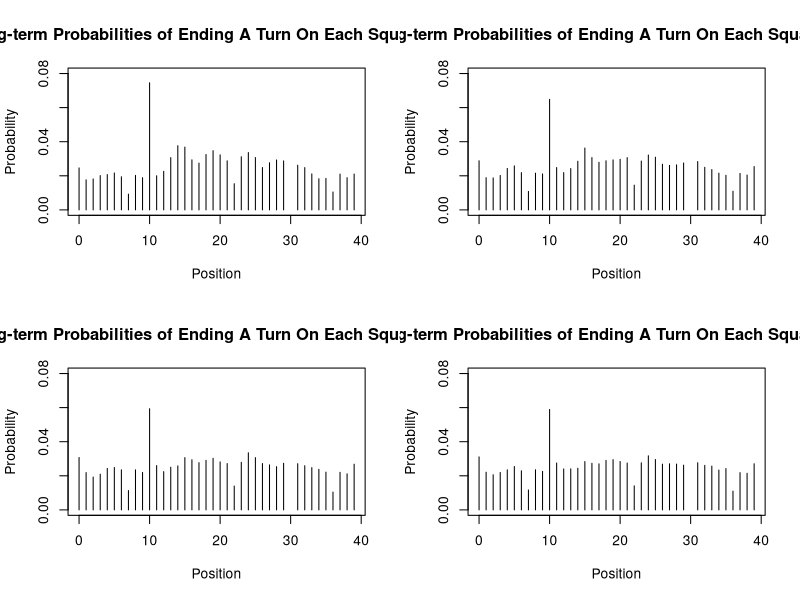

This figure's R source: (Note: a time limit stopped this script after it produced the figure.)
#
# a function that simulates n turns with a d sided dice
simulate_monopoly=function(n,d){
  chance_pos=sample(0:15,1) #shuffle the CH pile
  CC_pos=sample(0:15,1) # shuffle the CC pile
  position=0 # set the default
  doubles=0 # set the default
  save_pos=numeric(n+1) # set the default
  for (i in 1:n){   # loop for n turns
    dice1=sample(1:d,1) # throw the dice1
    dice2=sample(1:d,1) # throw the dice2
    if (dice1==dice2){    # count the doubles
      doubles=doubles+1
    }else{
      doubles=0
    }
    if (doubles>2){ # if doubles >2, then go to jail
      position=10
      doubles=0
    }else {
      position=(dice1+dice2+position)%%40 # get the position

      if (position==2|position==17|position==33){  # landing on CC and picking a card
        CC=c(0,10)
        CC_pos=(CC_pos)%%16+1
        if (CC_pos<2){
          position=CC[CC_pos]
        }
      }
      if (position==7|position==22|position==36){ # landing on CH and picking a card
        chance=c(0,10,11,24,39,5)
        chance_pos=(chance_pos)%%16+1
        if (chance_pos<6){
          position=chance[chance_pos]
        }
        if (chance_pos==6|chance_pos==7){
          if (position==7){
            position=15
          }
          if (position==22){
            position=25
          }
          if (position==36){
            position=5
          }
        }
        if (chance_pos==8){
          if (position==12){
            position=28
          }
          if (position==28){
            position=12
          }
        }
        if (chance_pos==9){
          position=position-3
        }
        
      }
      if (position==30){ # landing on G2J and go to jail
        position=10
      }
      
    }
    save_pos[i+1]=position # save the current position
  }
  save_pos
}

table(simulate_monopoly(1000,6))
a=as.data.frame(prop.table(table(simulate_monopoly(1000,6))))
a
sum(a$Freq)

#

# esimate the long-term probabilities of ending a turn on each square
estimate_monopoly=function(pos){
  df=as.data.frame(prop.table(table(pos)))
  df$pos=as.numeric(as.character(df$pos))
  df
}

# the long-term probabilities of ending a turn on each square for different sided dices
prob_3side=estimate_monopoly(simulate_monopoly(100000,3)) 
prob_4side=estimate_monopoly(simulate_monopoly(100000,4))
prob_4side[order(-prob_4side$Freq),] # order the long-term probabilities of 4 sided dice
prob_5side=estimate_monopoly(simulate_monopoly(100000,5))
prob_6side=estimate_monopoly(simulate_monopoly(100000,6))
prob_6side[order(-prob_6side$Freq),] # order the long-term probabilities of 6 sided dice

# plot the long-term probabilities
par(mfrow=c(2,2))
plot(prob_3side$pos,prob_3side$Freq,type="h",main="The Long-term Probabilities of Ending A Turn On Each Square (3 Sided)",xlab="Position",ylab="Probability",ylim=c(0,0.08))
plot(prob_4side$pos,prob_4side$Freq,type="h",main="The Long-term Probabilities of Ending A Turn On Each Square (4 Sided)",xlab="Position",ylab="Probability",ylim=c(0,0.08))
plot(prob_5side$pos,prob_5side$Freq,type="h",main="The Long-term Probabilities of Ending A Turn On Each Square (5 Sided)",xlab="Position",ylab="Probability",ylim=c(0,0.08))
plot(prob_6side$pos,prob_6side$Freq,type="h",main="The Long-term Probabilities of Ending A Turn On Each Square (6 Sided)",xlab="Position",ylab="Probability",ylim=c(0,0.08))



#

prob_jail=numeric(1000) # create an empty vector of length = 1000

start_time <- Sys.time() # start recoding time

# estimate the long-term probability
for (i in 1:1000){
  ddf=estimate_monopoly(simulate_monopoly(10000,6))
  prob_jail[i]=ddf$Freq[ddf$pos==10]
}

end_time <- Sys.time()

end_time - start_time # calculate the duration

# a function that calculates se
se=function(x){
  sqrt(var(x)/length(x))
}

se_jail=se(prob_jail)

# Alternative method for comapring time with Q4
prob_jail_test=numeric(1000)
start_time_test <- Sys.time() # start recording time
for (i in 1:1000){
  prob_test = simulate_monopoly(10000,6)
  prob_jail_test[i] = (table(prob_test)/10000)[11]
}

end_time_test <- Sys.time()

end_time_test - start_time_test # duration

#

b=1000
prob_jail_boot=numeric(1000)
sample1=simulate_monopoly(10000,6)

start_time_2 <- Sys.time()

# bootstrapping the sample
for(i in 1:b){
  sample_boot = sample(sample1,replace=TRUE)
  prob_jail_boot[i] = (table(sample_boot)/length(sample_boot))[11]
}

end_time_2 <- Sys.time()

end_time_2 - start_time_2 # duration

prob_jail_boot
se(prob_jail_boot)

#
# se for 3 sided
prob_jail_3=estimate_monopoly(simulate_monopoly(10000,3))
for (i in 2:1001){
  ddf_3=estimate_monopoly(simulate_monopoly(10000,3))
  prob_jail_3[i]=ddf_3$Freq
}
prob_jail_3$se=apply(prob_jail_3[-1],1,se)
plot(prob_jail_3$pos,prob_jail_3$se,type="h")

# se for 4 sided
prob_jail_4=estimate_monopoly(simulate_monopoly(10000,4))
for (i in 2:1001){
  ddf_4=estimate_monopoly(simulate_monopoly(10000,4))
  prob_jail_4[i]=ddf_4$Freq
}
prob_jail_4$se=apply(prob_jail_4[-1],1,se)


# se for 5 sided
prob_jail_5=estimate_monopoly(simulate_monopoly(10000,5))
for (i in 2:1001){
  ddf_5=estimate_monopoly(simulate_monopoly(10000,5))
  prob_jail_5[i]=ddf_5$Freq
}

prob_jail_5$se=apply(prob_jail_5[-1],1,se)

# se for 6 sided
prob_jail_6=estimate_monopoly(simulate_monopoly(10000,6))
for (i in 2:1001){
  ddf_6=estimate_monopoly(simulate_monopoly(10000,6))
  prob_jail_6[i]=ddf_6$Freq
}

prob_jail_6$se=apply(prob_jail_6[-1],1,se)

# merge the ses'
prob_jail_3456=prob_3side
names(prob_jail_3456)[2]="se3"
prob_jail_3456$se3=prob_jail_3$se
prob_jail_3456$se4=prob_jail_4$se
prob_jail_3456$se5=prob_jail_5$se
prob_jail_3456$se6=prob_jail_6$se

# display the se values
plot(prob_jail_3456$pos,prob_jail_3456$se3,type="h",main="The Standard Error (3 Sided)",xlab="Position",ylab="Standard Error",ylim=c(0,1e-04))
plot(prob_jail_3456$pos,prob_jail_3456$se4,type="h",main="The Standard Error (4 Sided)",xlab="Position",ylab="Standard Error",ylim=c(0,1e-04))
plot(prob_jail_3456$pos,prob_jail_3456$se5,type="h",main="The Standard Error (5 Sided)",xlab="Position",ylab="Standard Error",ylim=c(0,1e-04))
plot(prob_jail_3456$pos,prob_jail_3456$se6,type="h",main="The Standard Error (6 Sided)",xlab="Position",ylab="Standard Error",ylim=c(0,1e-04))

#

# the se when n=50
prob_jail_10=numeric(50)
for (i in 1:1000){
  ddf_10=estimate_monopoly(simulate_monopoly(10,6))
  prob_jail_10[i]=ddf_10$Freq[ddf_10$pos==10]
}

se_jail_10=se(prob_jail_10)

# the se when n=100
prob_jail_100=numeric(100)
for (i in 1:1000){
  ddf_100=estimate_monopoly(simulate_monopoly(100,6))
  prob_jail_100[i]=ddf_100$Freq[ddf_100$pos==10]
}

se_jail_100=se(prob_jail_100)

#the se when n=1000
prob_jail_1000=numeric(1000)
for (i in 1:1000){
  ddf_1000=estimate_monopoly(simulate_monopoly(1000,6))
  prob_jail_1000[i]=ddf_1000$Freq[ddf_1000$pos==10]
}

se_jail_1000=se(prob_jail_1000)

# display the trend graphically
my_se_n=c(se_jail_10,se_jail_100,se_jail_1000,se_jail)
names(my_se_n)=c("50","100","1000","10000")
barplot(my_se_n,main="The Standard Errors For the Long-term Probability Estimates as n Increases",xlab="n",ylab="Standard Error",ylim=c(0,0.002))
